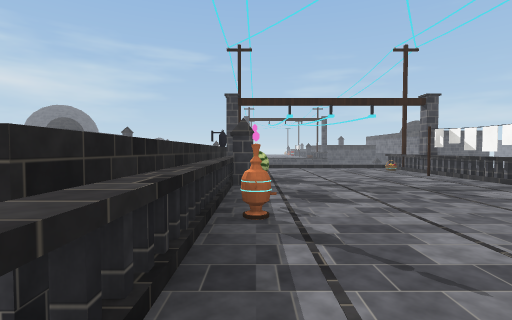
[1] (above)

16 first-person views from a walk through a 3-D level made in the Unity game engine. The camera is 1.2 m above the floor, tilts 2° down and sees 85° across. The floor is counted in squares, 2 m on a side. Each view is taken from the middle of a square. On the plan, view 1 faces up. The plan holds only what a view shows up to about 9 squares ahead; the rest is blank. The place goes on beyond the plan. Some animated figures are left out.

[2]
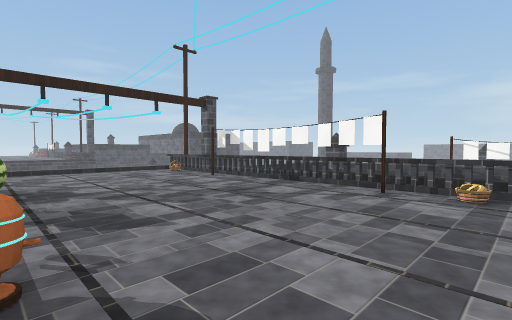

[3]
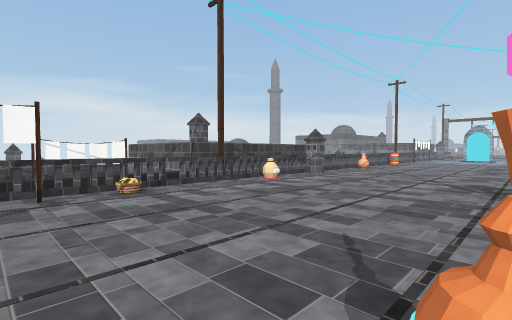

[4]
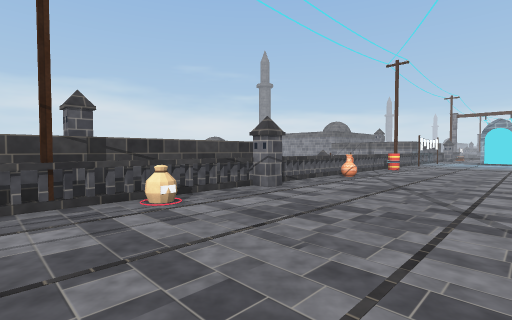

[5]
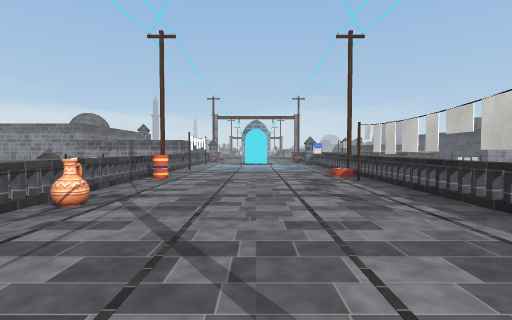

[6]
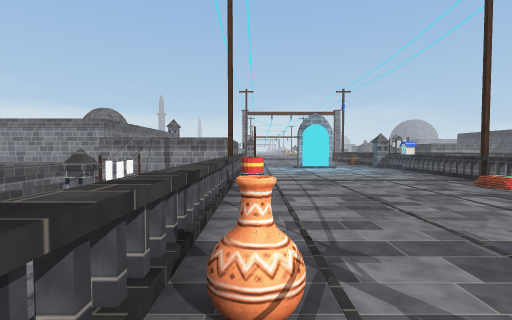

[7]
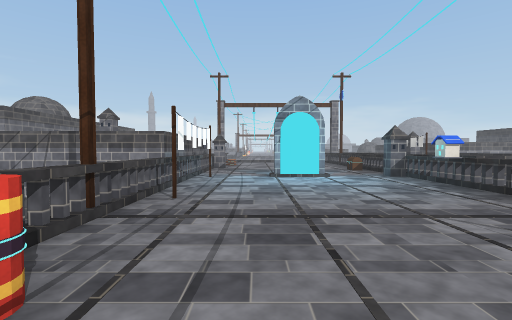

[8]
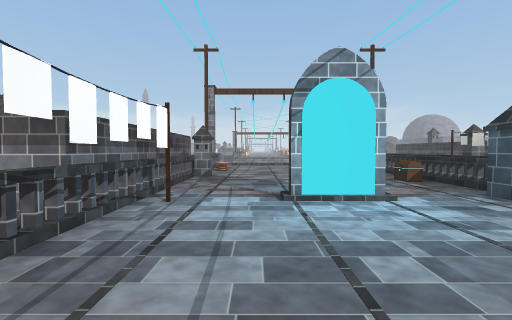

[9]
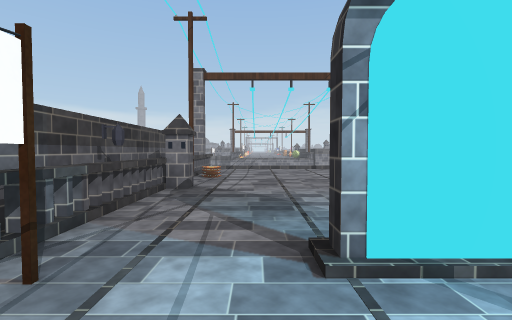

[10]
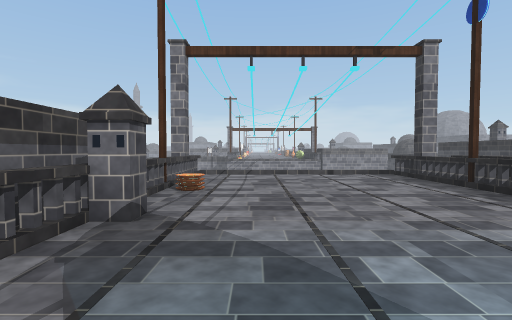

[11]
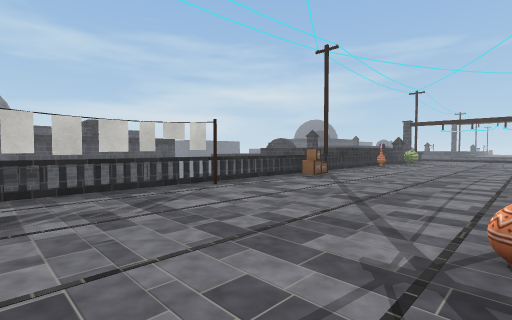

[12]
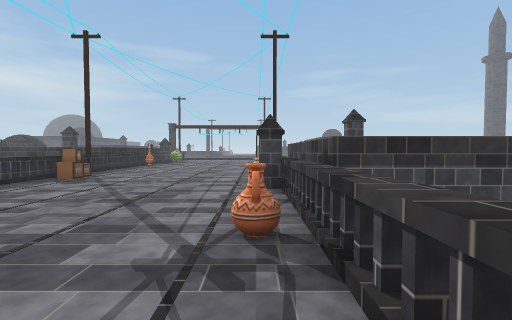

[13]
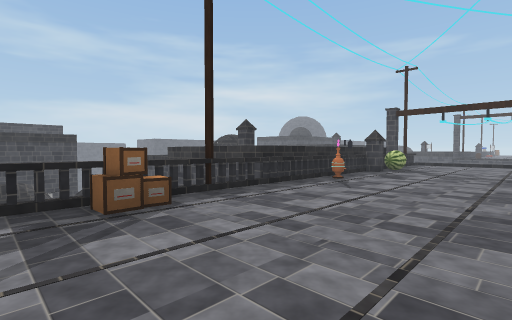

[14]
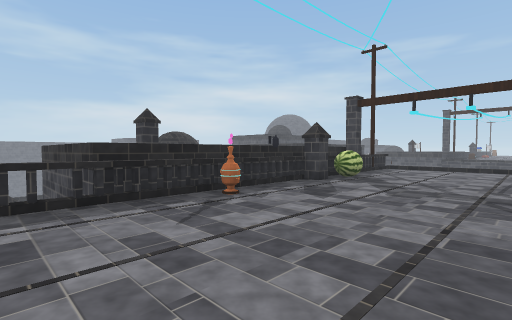

[15]
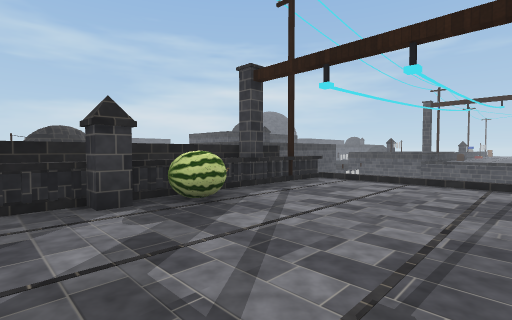

[16]
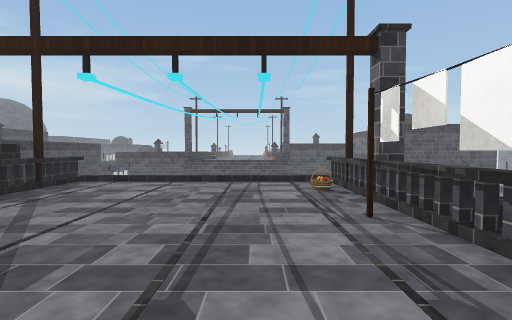

### Floor plan
Key: @ floor where view 1 was taken; # wall or solid block; x gap in a wall; . floor; = window, fence, low wall or low ledge; ^ raised ledge; v drop or lower ground; O other object.
Columns run from 3 left of view 1 to 7 right of it. Each row starts with its distance up from view 1.
  9   #.....v
  8   #....O#
  7   #.....x
  6   #O...##
  5   ##...##
  4   #....###
  3   #....##
  2   #=....x #
  1 ^^x....=# #
  0   #@....x^^
 -1   #.....#^
 -2   #O...O^
 -3   x.....^
 -4   x.....^
 -5   ##....###
 -6   ##...O#
 -7   ##....xv
 -8   ##....xv
 -9   v....=# v
-10   x.....x v
-11   v.....v v
-12   x....## v
-13 ####...##
-14   =....####
-15   ##.#..#
-16   #=....#
-17   =.....#
-18 # =.....#
-19 # =.....#
-20   =.....#
-21  ##.....x
-22   vvvvvv

Where each view was taken, in squares from view 1:
view 1: 0 up, 0 right, facing up
view 2: 1 up, 0 right, facing up-right
view 3: 3 up, 0 right, facing down-right
view 4: 0 up, 1 right, facing down-right
view 5: 3 down, 2 right, facing down
view 6: 5 down, 4 right, facing down
view 7: 8 down, 3 right, facing down
view 8: 11 down, 3 right, facing down
view 9: 13 down, 3 right, facing down
view 10: 15 down, 3 right, facing down
view 11: 8 down, 4 right, facing up-left
view 12: 8 down, 4 right, facing up
view 13: 3 down, 3 right, facing up-left
view 14: 0 up, 3 right, facing up-left
view 15: 4 up, 3 right, facing up-left
view 16: 4 up, 3 right, facing up
